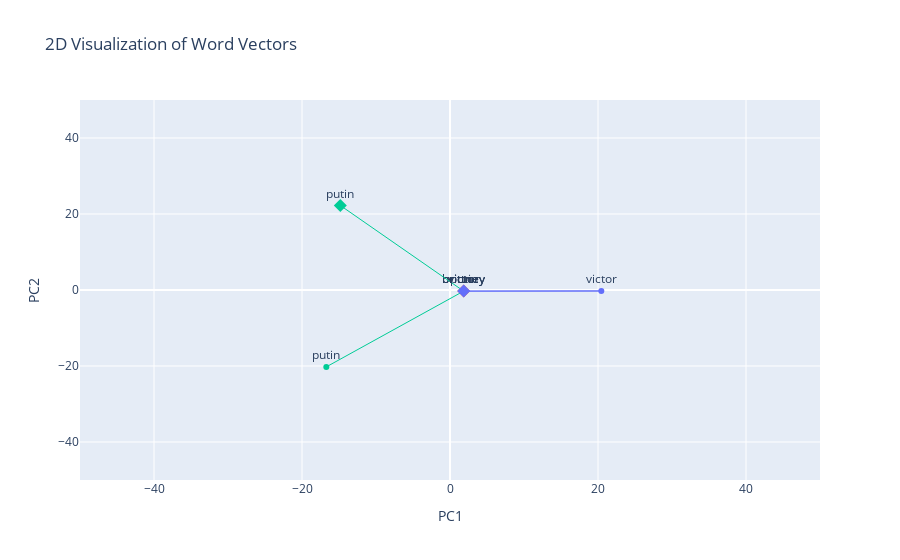

Notebook code for this chart:
### Code cell
test_words_griner = ["putin", "victor"]
plot_word_vectors_tppmi(tppmi_model.get_2d_representation([target_word_griner] + test_words_griner, selected_months=selected_months, use_tsne=False))

### Figure 1 — Plotly figure (JSON) as saved in the notebook; plotly's stock layout.template omitted (floating-point values rounded to 4 significant figures)
{"data": [{"marker": {"color": "#EF553B"}, "mode": "markers+text", "name": "brittney", "showlegend": false, "text": ["brittney"], "textposition": "top center", "x": [1.847], "y": [-0.2935], "type": "scatter"}, {"marker": {"color": "#EF553B", "size": 10, "symbol": "diamond"}, "mode": "markers", "showlegend": false, "x": [1.847], "y": [-0.2935], "type": "scatter"}, {"marker": {"color": "#EF553B"}, "mode": "markers+text", "name": "brittney", "showlegend": false, "text": ["brittney"], "textposition": "top center", "x": [1.847], "y": [-0.2935], "type": "scatter"}, {"line": {"color": "#EF553B", "width": 1}, "mode": "lines", "showlegend": false, "x": [1.847, 1.847], "y": [-0.2935, -0.2935], "type": "scatter"}, {"marker": {"color": "#EF553B"}, "mode": "markers+text", "name": "brittney", "showlegend": false, "text": ["brittney"], "textposition": "top center", "x": [1.847], "y": [-0.2935], "type": "scatter"}, {"line": {"color": "#EF553B", "width": 1}, "mode": "lines", "showlegend": false, "x": [1.847, 1.847], "y": [-0.2935, -0.2935], "type": "scatter"}, {"marker": {"color": "#00CC96"}, "mode": "markers+text", "name": "putin", "showlegend": false, "text": ["putin"], "textposition": "top center", "x": [-14.82], "y": [22.25], "type": "scatter"}, {"marker": {"color": "#00CC96", "size": 10, "symbol": "diamond"}, "mode": "markers", "showlegend": false, "x": [-14.82], "y": [22.25], "type": "scatter"}, {"marker": {"color": "#00CC96"}, "mode": "markers+text", "name": "putin", "showlegend": false, "text": ["putin"], "textposition": "top center", "x": [1.847], "y": [-0.2935], "type": "scatter"}, {"line": {"color": "#00CC96", "width": 1}, "mode": "lines", "showlegend": false, "x": [-14.82, 1.847], "y": [22.25, -0.2935], "type": "scatter"}, {"marker": {"color": "#00CC96"}, "mode": "markers+text", "name": "putin", "showlegend": false, "text": ["putin"], "textposition": "top center", "x": [-16.71], "y": [-20.23], "type": "scatter"}, {"line": {"color": "#00CC96", "width": 1}, "mode": "lines", "showlegend": false, "x": [1.847, -16.71], "y": [-0.2935, -20.23], "type": "scatter"}, {"marker": {"color": "#636EFA"}, "mode": "markers+text", "name": "victor", "showlegend": false, "text": ["victor"], "textposition": "top center", "x": [1.847], "y": [-0.2935], "type": "scatter"}, {"marker": {"color": "#636EFA", "size": 10, "symbol": "diamond"}, "mode": "markers", "showlegend": false, "x": [1.847], "y": [-0.2935], "type": "scatter"}, {"marker": {"color": "#636EFA"}, "mode": "markers+text", "name": "victor", "showlegend": false, "text": ["victor"], "textposition": "top center", "x": [20.45], "y": [-0.2541], "type": "scatter"}, {"line": {"color": "#636EFA", "width": 1}, "mode": "lines", "showlegend": false, "x": [1.847, 20.45], "y": [-0.2935, -0.2541], "type": "scatter"}, {"marker": {"color": "#636EFA"}, "mode": "markers+text", "name": "victor", "showlegend": false, "text": ["victor"], "textposition": "top center", "x": [1.847], "y": [-0.2935], "type": "scatter"}, {"line": {"color": "#636EFA", "width": 1}, "mode": "lines", "showlegend": false, "x": [20.45, 1.847], "y": [-0.2541, -0.2935], "type": "scatter"}], "layout": {"legend": {"x": 1.02, "y": 1.0}, "title": {"text": "2D Visualization of Word Vectors"}, "xaxis": {"range": [-50, 50], "title": {"text": "PC1"}}, "yaxis": {"range": [-50, 50], "title": {"text": "PC2"}}}}
